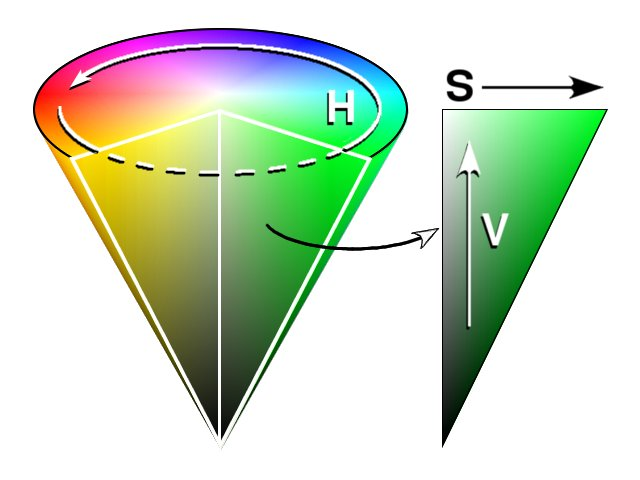
//> input picture LAB/DLIP_LAB_Color_Image_Segmentation_22200757/report/Image/HSV_cone.jpg, 640 x 480 px, given in place of sample2-1.mp4, which was not available
$ ./LAB_Color_Image_Segmentation_22200757_Joungbin_sample_2   (built with g++ and OpenCV 4)
//> lines starting //> are read from the running program, lines starting //| are printed output that depends on the picture; after the words box and inside, x2 and y2 are one past the last pixel; in counts of white or black regions, pixels touching at a corner belong together; pictures that were not available may be replaced by others from this repository, and a replacement may not be noted
//
// Created by joung on 25. 4. 15.
//

#include <iostream>
#include <opencv2/opencv.hpp>

using namespace cv;
using namespace std;

Mat Background_image;
Mat video;
int hmin = 50, hmax = 100, smin = 60, smax = 255, vmin = 90, vmax = 255; // Sample 2

int main()
{
    Mat video_disp, video_hsv, video_erase;
    vector<vector<Point> > contours;

    /*  open the video  */
    VideoCapture cap("sample2-1.mp4");
    // VideoCapture cap("sample2-2.mp4");
    if (!cap.isOpened())
    {
        cout << "Cannot open the video cam/n";
        return -1;
    }

    /*  open Background Image  */
    cap.read(Background_image);
//> Background_image is the input picture: 480 rows x 640 cols, CV_8UC3; mean B, G, R 197.9, 219.7, 205

    namedWindow("Source", 0);

    while (true) {
        /*  capture the frame of video  */
        bool bSuccess = cap.read(video);
        if (!bSuccess)
        {
            cout << "Cannot find a frame from  video stream\n";
            break;
        }

        /// Final video and white window ///
        video.copyTo(video_disp);
        Mat white_window = Mat::zeros(video.size(), CV_8UC3) + Scalar(255,255,255);

        /// convert BGR to HSV ///
        cvtColor(video, video_hsv, COLOR_BGR2HSV);
//> video_hsv: 480 rows x 640 cols, CV_8UC3; mean H, S, V 29, 54.4, 228.7

        /// Find the area which is in the desirable range ///
        inRange(video_hsv, Scalar(MIN(hmin, hmax), MIN(smin, smax), MIN(vmin, vmax)), Scalar(MAX(hmin, hmax), MAX(smin, smax), MAX(vmin, vmax)), video_erase);
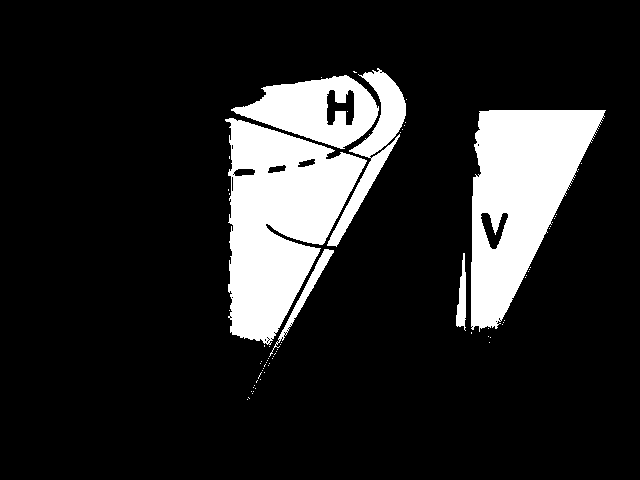
//> video_erase: 480 rows x 640 cols, CV_8UC1; 15% white; 70 white regions (64 under 20 px), largest, box (x1, y1, x2, y2) and area: (225, 118, 367, 345) 18519, (471, 110, 606, 332) 16760, (231, 75, 379, 149) 5891, (327, 68, 406, 247) 3509, (269, 249, 334, 357) 762, (456, 253, 466, 331) 459

        /// Dilating to decrease the noise ///
        Mat kernel = getStructuringElement(MORPH_ELLIPSE, Size(13, 13));
        dilate(video_erase, video_erase, kernel);
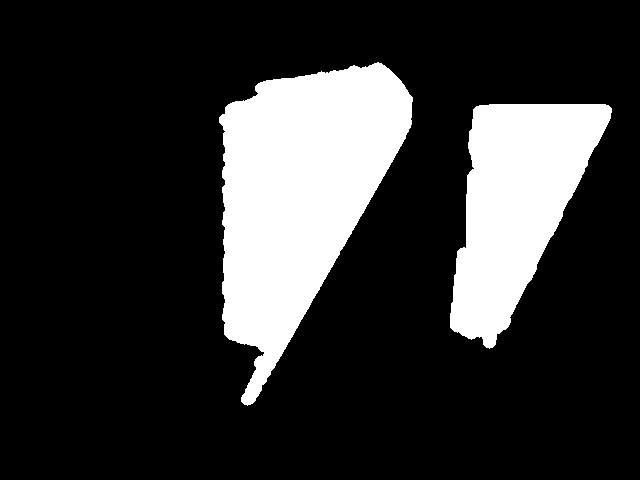
//> video_erase: 480 rows x 640 cols, CV_8UC1; 19.7% white; 2 white regions

        /// Find the contours ///
        findContours(video_erase, contours, RETR_EXTERNAL, CHAIN_APPROX_NONE);
//> contours = 2 contours; box (x1, y1, x2, y2) and area: (219, 62, 413, 406) 37346, (450, 104, 612, 349) 22278

        /// Find the Contour with the largest area ///
        double threshold_Area = 1500;
        if (contours.size() > 0) {
            for (int i = 0; i < contours.size(); i++)
                if (contourArea(contours[i])>threshold_Area) {
                    drawContours(white_window, contours, i, Scalar(0, 0, 0), FILLED); //  Drawing the Contour Box
                }
//> this loop made 2 passes
//> white_window: 480 rows x 640 cols, CV_8UC3; 80.3% white; 2 black regions, box (x1, y1, x2, y2) and area: (219, 62, 413, 406) 37768, (450, 104, 612, 349) 22605

            /// Operating bitwise to get object and background image ///
            Mat video_object = white_window & video;
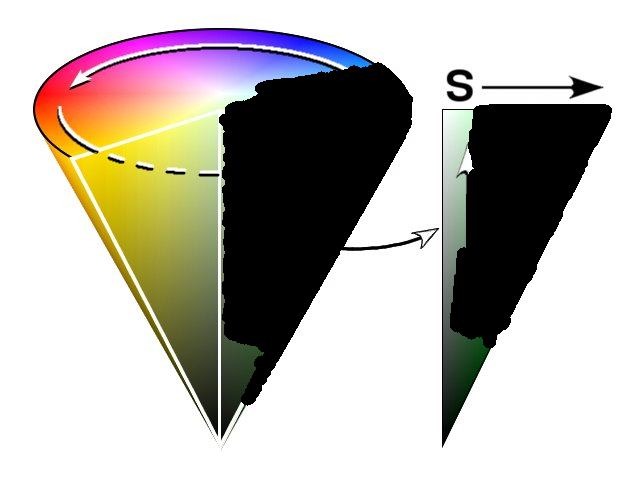
//> video_object: 480 rows x 640 cols, CV_8UC3; mean B, G, R 175.3, 181.4, 186.5
            Mat video_background = ~white_window & Background_image;
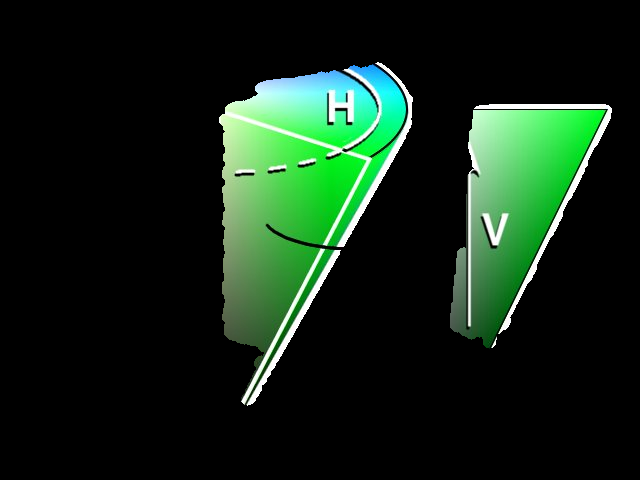
//> video_background: 480 rows x 640 cols, CV_8UC3; mean B, G, R 22.6, 38.3, 18.6

            /// The result ///
            video_disp = video_background | video_object;

        }

        imshow("Source", video_disp);
        if (waitKey(10) == 27)
//> the Esc key is pressed
            break;
    }
    cap.release();
    destroyAllWindows();
}
